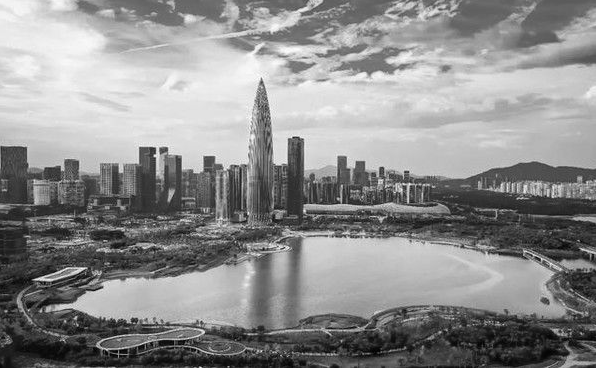
#> input picture opencv_project_practice/Lab1/data/shenzhen_gray.bmp, 596 x 368 px, found by its file name
$ python ex05.py
#> lines starting #> are read from the running program, lines starting #| are printed output that depends on the picture
import cv2
import numpy as np
import matplotlib.pyplot as plt


def ex5():
    # 读取灰度图像
    img = cv2.imread('./shenzhen_gray.bmp', cv2.IMREAD_GRAYSCALE)
#> img is the input picture: shape (368, 596); min 1, max 253, mean 141.2

    # 获取图像的宽度和高度
    h, w = img.shape
#> h = 368; w = 596

    # 将图像矩阵降维成一维数组
    img = img.reshape(h * w)

    # 绘制直方图
    plt.hist(img, bins=100, density=True, color="#29a3ff")
    plt.show()
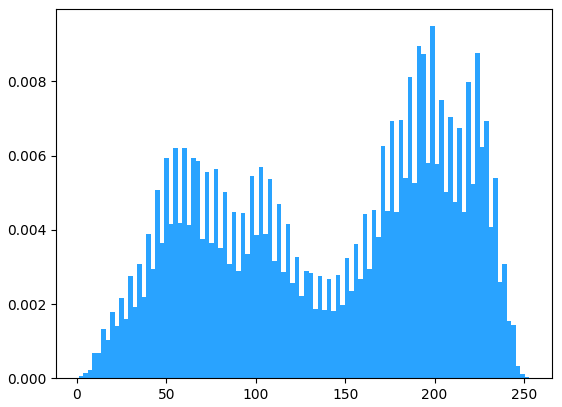
#> figure drawn by matplotlib, 1 panel; tallest bar 0.00949 high, from x = 197.6 to 200.1


if __name__ == '__main__':
    # 调用ex5函数
    ex5()
